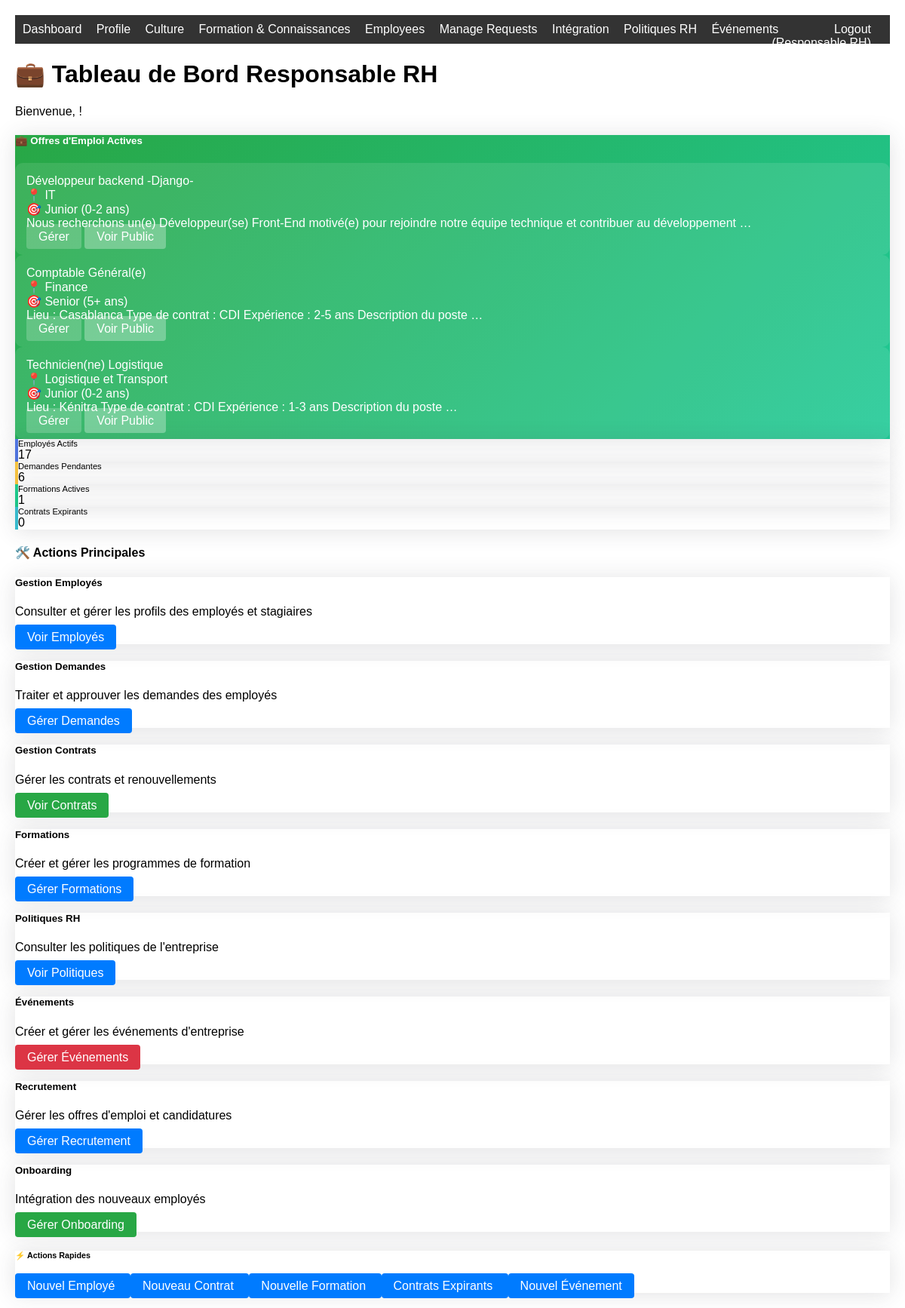
Before: /dashboard/ (signed in) with the older database file.
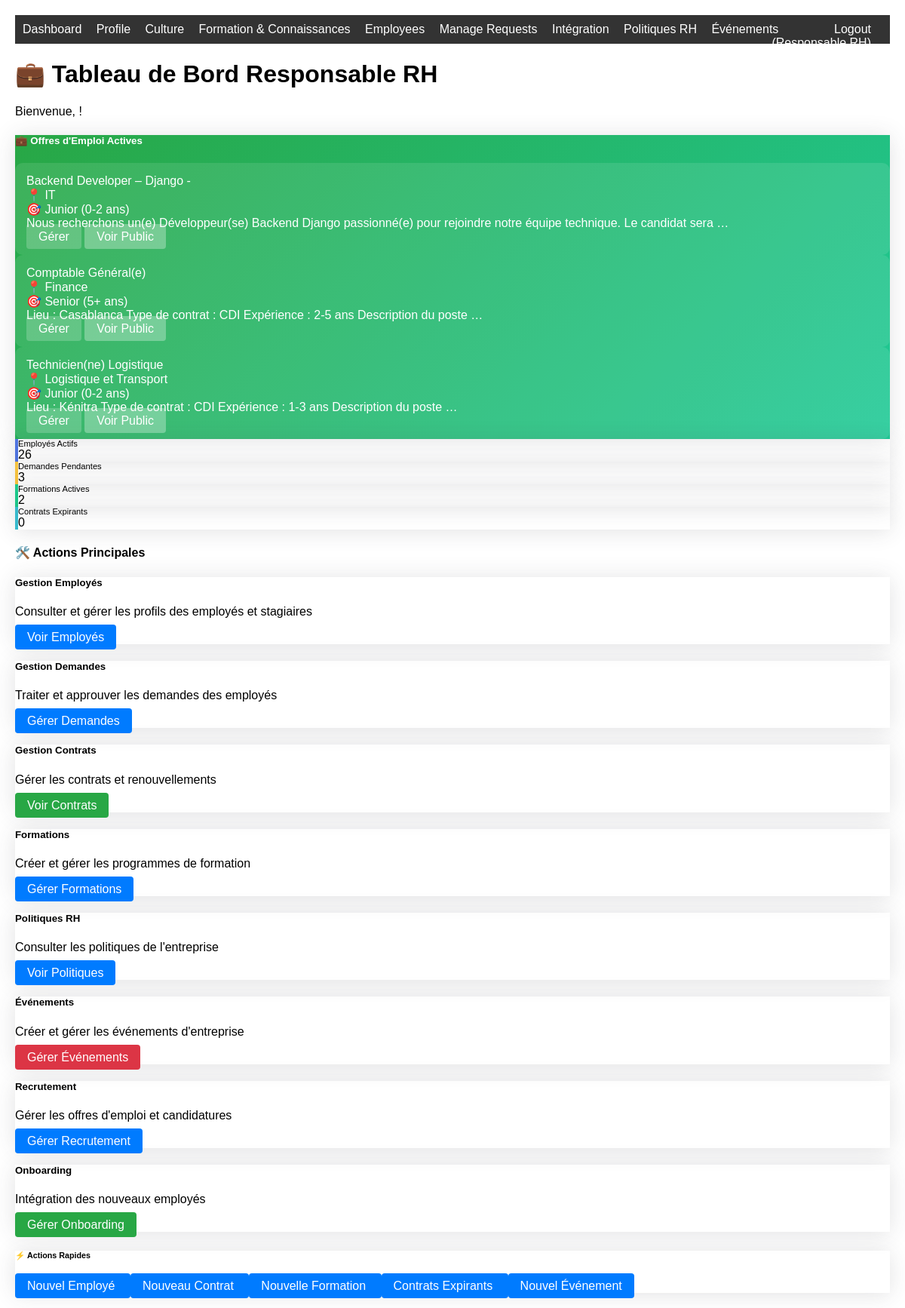
After: the same page with the newer database file.
### recruitment/models.py (models this page shows, shortened)
class JobOffer(models.Model):
    STATUS_CHOICES = [
        ('draft', 'Brouillon'),
        ('published', 'Publié'),
        ('closed', 'Fermé'),
    ]
    EXPERIENCE_LEVELS = [
        ('junior', 'Junior (0-2 ans)'),
        ('intermediate', 'Intermédiaire (2-5 ans)'),
        ('senior', 'Senior (5+ ans)'),
        ('expert', 'Expert (10+ ans)'),
    ]
    title = models.CharField(max_length=200)
    department = models.CharField(max_length=100)
    description = models.TextField()
    required_skills = models.TextField()
    experience_level = models.CharField(max_length=20, choices=EXPERIENCE_LEVELS)
    status = models.CharField(max_length=20, choices=STATUS_CHOICES, default='draft')
    created_by = models.ForeignKey(settings.AUTH_USER_MODEL, on_delete=models.CASCADE, related_name='created_job_offers')
    created_at = models.DateTimeField(auto_now_add=True)
    updated_at = models.DateTimeField(auto_now=True)
    published_at = models.DateTimeField(null=True, blank=True)
    class Meta:
        ordering = ['-created_at']

### core/views.py (the view)
# urls.py: path('dashboard/', views.dashboard, name='dashboard'),
@login_required
def dashboard(request):
    from employees.utils import get_new_employees_today
    from recruitment.models import JobOffer
    active_job_offers = JobOffer.objects.filter(status='published').order_by('-created_at')[:5]
    context = {
        'user': request.user,
        'new_employees_today': get_new_employees_today(),
        'active_job_offers': active_job_offers
    }
    if request.user.role == 'employee':
        return render(request, 'core/employee_dashboard.html', context)
    elif request.user.role == 'hr_manager':
        from datetime import date, timedelta
        from employees.models import Contract, Training
        try:
            context.update({
                'total_employees': Employee.objects.filter(statut='actif').count(),
                'pending_requests': (
                    LeaveRequest.objects.filter(status='pending').count() +
                    AttestationRequest.objects.filter(status='pending').count() +
                    MissionOrderRequest.objects.filter(status='pending').count() +
                    PayslipRequest.objects.filter(status='pending').count()
                ),
                'active_trainings': Training.objects.filter(
                    status='approved',
                    start_date__lte=date.today(),
                    end_date__gte=date.today()
                ).count(),
                'expiring_contracts': Contract.objects.filter(
                    active=True,
                    date_fin__lte=date.today() + timedelta(days=30),
                    date_fin__gte=date.today()
                ).count()
            })
        except Exception:
            context.update({
                'total_employees': 0,
                'pending_requests': 0,
                'active_trainings': 0,
                'expiring_contracts': 0
            })
        return render(request, 'core/hr_manager_dashboard.html', context)
    elif request.user.role == 'hr_director':
        return render(request, 'core/hr_director_dashboard.html', context)
    elif request.user.role == 'administrator':
        return render(request, 'core/admin_dashboard.html', context)
    return render(request, 'core/dashboard.html', context)

### employees/utils.py (called while the page is built)
def get_new_employees_today():
    today = date.today()
    return Employee.objects.filter(date_embauche=today)

### templates/core/hr_manager_dashboard.html (shortened to what the changed rows need)
{% extends 'base.html' %}
{% block content %}
<div class="container-fluid py-4">
    <div class="row mb-4">
        <div class="col-12">
            <div class="d-flex justify-content-between align-items-center">
                <div>
                    <h1 class="h3 mb-0 text-gray-800">💼 Tableau de Bord Responsable RH</h1>
                </div>
            </div>
        </div>
    </div>
    {% if active_job_offers %}
    <div class="row mb-4">
        <div class="col-12">
            <div class="card shadow" style="background: linear-gradient(135deg, #28a745 0%, #20c997 100%); color: white;">
                <div class="card-body">
                    <div class="d-flex flex-wrap gap-3">
                        {% for job_offer in active_job_offers %}
                        <div class="text-left" style="background: rgba(255,255,255,0.1); padding: 15px; border-radius: 10px; min-width: 280px; flex: 1;">
                            <div class="fw-bold mb-2" style="font-size: 16px;">{{ job_offer.title }}</div>
                            <div class="small opacity-75 mb-1">📍 {{ job_offer.department }}</div>
                            <div class="small opacity-75 mb-2">🎯 {{ job_offer.get_experience_level_display }}</div>
                            <div class="small opacity-75 mb-3">{{ job_offer.description|truncatewords:15 }}</div>
                            <div class="d-flex gap-2">
                                <a href="{% url 'recruitment:job_offer_detail' job_offer.id %}" class="btn btn-sm" style="background: rgba(255,255,255,0.2); color: white; border: none;">Gérer</a>
                                <a href="{% url 'recruitment:public_job_detail' job_offer.id %}" class="btn btn-sm" style="background: rgba(255,255,255,0.3); color: white; border: none;">Voir Public</a>
                            </div>
                        </div>
                        {% endfor %}
                    </div>
                </div>
            </div>
        </div>
    </div>
    {% endif %}
    <div class="row mb-4">
        <div class="col-lg-3 col-md-6 mb-4">
            <div class="card border-left-primary shadow h-100 py-2">
                <div class="card-body">
                    <div class="row no-gutters align-items-center">
                        <div class="col mr-2">
                            <div class="text-xs font-weight-bold text-primary text-uppercase mb-1">Employés Actifs</div>
                            <div class="h5 mb-0 font-weight-bold text-gray-800">{{ total_employees|default:"0" }}</div>
                        </div>
                    </div>
                </div>
            </div>
        </div>
        <div class="col-lg-3 col-md-6 mb-4">
            <div class="card border-left-warning shadow h-100 py-2">
                <div class="card-body">
                    <div class="row no-gutters align-items-center">
                        <div class="col mr-2">
                            <div class="text-xs font-weight-bold text-warning text-uppercase mb-1">Demandes Pendantes</div>
                            <div class="h5 mb-0 font-weight-bold text-gray-800">{{ pending_requests|default:"0" }}</div>
                        </div>
                    </div>
                </div>
            </div>
        </div>
        <div class="col-lg-3 col-md-6 mb-4">
            <div class="card border-left-success shadow h-100 py-2">
                <div class="card-body">
                    <div class="row no-gutters align-items-center">
                        <div class="col mr-2">
                            <div class="text-xs font-weight-bold text-success text-uppercase mb-1">Formations Actives</div>
                            <div class="h5 mb-0 font-weight-bold text-gray-800">{{ active_trainings|default:"0" }}</div>
                        </div>
                    </div>
                </div>
            </div>
        </div>
    </div>
</div>
{% endblock %}

Changed rows visible on the page:
no longer on this page (row edited): JobOffer: title "Développeur backend -Django-", department "IT", experience_level "Junior (0-2 ans)", description "Nous recherchons un(e) Développeur(se) Front-End motivé(e) pour rejoindre notre équipe technique et contribuer au développement …"
added JobOffer: title "Backend Developer – Django -", department "IT", experience_level "Junior (0-2 ans)", description "Nous recherchons un(e) Développeur(se) Backend Django passionné(e) pour rejoindre notre équipe technique. Le candidat sera …"
Other visible differences:
{{ total_employees|default:"0" }}: "17" → "26"
{{ pending_requests|default:"0" }}: "6" → "3"
{{ active_trainings|default:"0" }}: "1" → "2"
